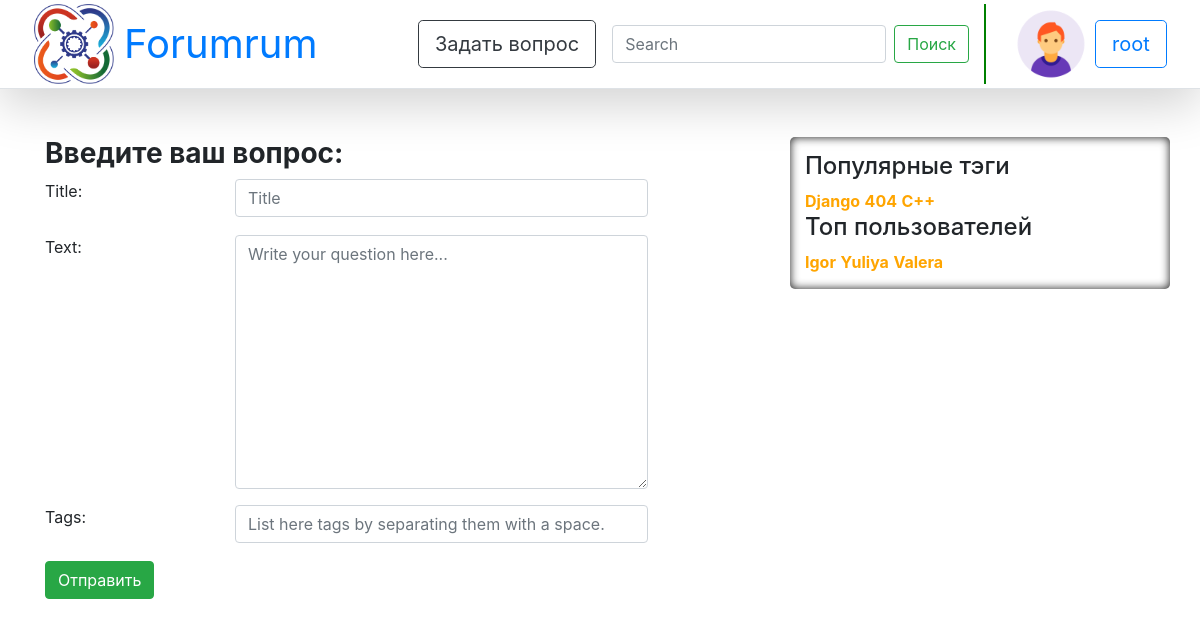
Page /ask (signed in) on the earlier database version.
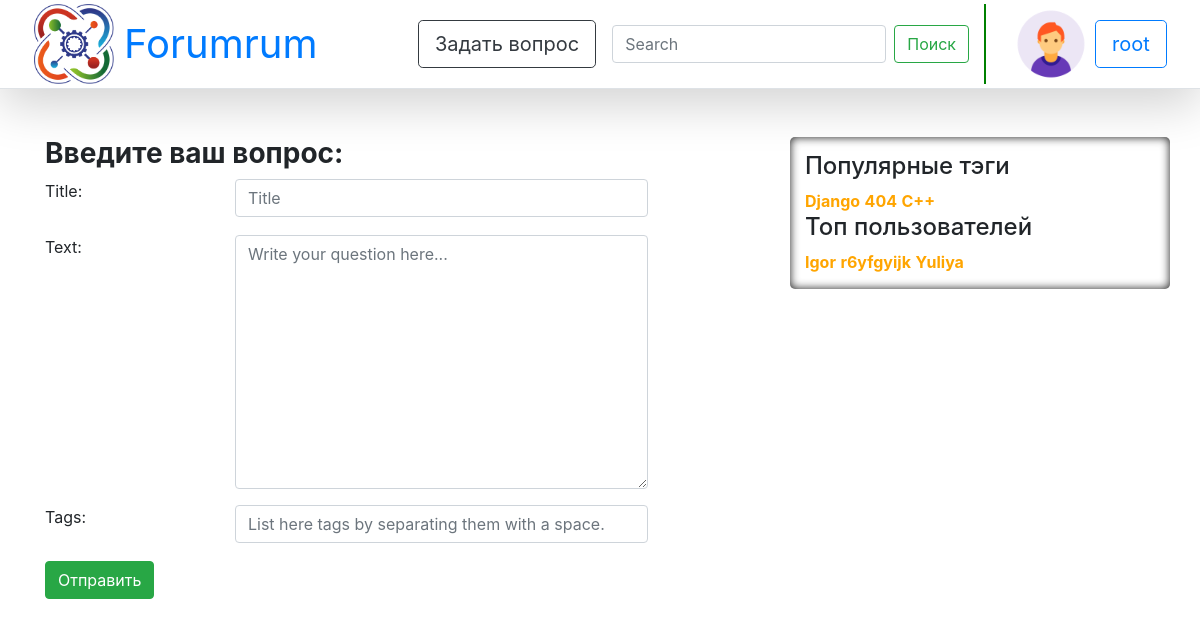
Same page on the later database version.
### question/models.py (models this page shows)
class Tag(models.Model):
    name = models.CharField(max_length=20, default="404", verbose_name="Question's Tag")
    objects = TagManager()
    def __str__(self):
        return self.name

class User(AbstractUser):
    upload = models.ImageField(default="default/default_avatar.png", upload_to="uploads/%Y/%m/%d/",
                               verbose_name="User's Avatar")
    registration_date = models.DateTimeField(default=timezone.now, verbose_name="User's Registration Date")
    rating = models.IntegerField(default=0, verbose_name="User's Rating")
    objects = UserManager()
    def __str__(self):
        return self.username

### question/views.py (the view)
# urls.py: path('ask', views.ask, name='ask'),
@login_required(login_url='login')
def ask(request):
    if request.method == 'POST':
        form = AskForm(request.POST)
        if form.is_valid():
            qu = Question.objects.create(author=request.user,
                                         date=timezone.now(),
                                         is_active=True,
                                         title=form.cleaned_data['title'],
                                         text=form.cleaned_data['text'])
            qu.save()
            for tagTitle in form.cleaned_data['tags'].split():
                tag = Tag.objects.get_or_create(name=tagTitle)[0]
                qu.tags.add(tag)
                qu.save()
            return redirect('/question/{}/'.format(qu.id))
    else:
        form = AskForm()
    return render(request, 'new_question.html', {
        'form': form,
        'tags': paginate(request, Tag.objects.hottest()),
        'users': paginate(request, User.objects.by_rating()),
    })

### question/forms.py (shortened to what this page needs)
class AskForm(forms.ModelForm):
    title = forms.CharField(validators=[text_validator], widget=forms.TextInput(attrs={
        'class': 'form-control',
        'maxlength': 100,
        'minlength': 5,
        'placeholder': 'Title'}))
    text = forms.CharField(validators=[text_validator], widget=forms.Textarea(attrs={
        'class': 'form-control',
        'minlength': 5,
        'placeholder': 'Write your question here...'}))
    tags = forms.CharField(required=False, validators=[text_validator], widget=forms.TextInput(attrs={
        'class': 'form-control',
        'placeholder': 'List here tags by separating them with a space.'}))
    class Meta:
        model = Question
        fields = ['title', 'text', 'tags']

### question/managers.py (called while the page is built)
    def by_rating(self):
        return self.order_by('-rating')

    def hottest(self):
        return self.annotate(question_count=Count('questions')).order_by('-question_count')

### templates/new_question.html (shortened to what this page needs)
{% extends "base.html" %}
{% block content %}
    <h3><b>Введите ваш вопрос:</b></h3>
    <form class="form-horizontal" action="{{ request.path }}" method="post">
        {% for field in form %}
            <div class="row mb-3">
                <div class="col-md-3">
                    <label>{{ field.label_tag }}</label>
                </div>
                <div class="col-md-7">
                    {{ field }}
                </div>
            </div>
        {% endfor %}
        <div class="form-group">
            <input type="submit" value="Отправить" class="btn btn-success"/>
        </div>
    </form>
{% endblock %}

### templates/base.html (shortened to what this page needs)
{% load static %}
<!DOCTYPE html>
<html lang="ru">
<head>
    <link rel="stylesheet" href="{% static "css/bootstrap.min.css" %}">
    <link rel="stylesheet" href="{% static "css/askk.css" %}">
</head>
<body>
{% block navbar %}
    {% include "navbar.html" %}
{% endblock %}
<main role="main" class="container">
    <div class="row">
        <div class="col-8">
            {% block content %}
            {% endblock %}
        </div>
        <div class="col-4 sidebar">
            <h4>Популярные тэги</h4>
            {% for t in tags %}
                <a class="tagss" href="{% url 'tag' t.name %}">{{ t }}</a>
            {% endfor %}
            <h4>Топ пользователей</h4>
            {% for u in users %}
                <a  class="tagss" href="{% url 'profile' u.username %}">{{ u }}</a>
            {% endfor %}
        </div>
    </div>
</main>
</body>
</html>

Differences in the rows shown:
no longer on this page (row unchanged): User: username "Valera"
added User: username "r6yfgyijk"
